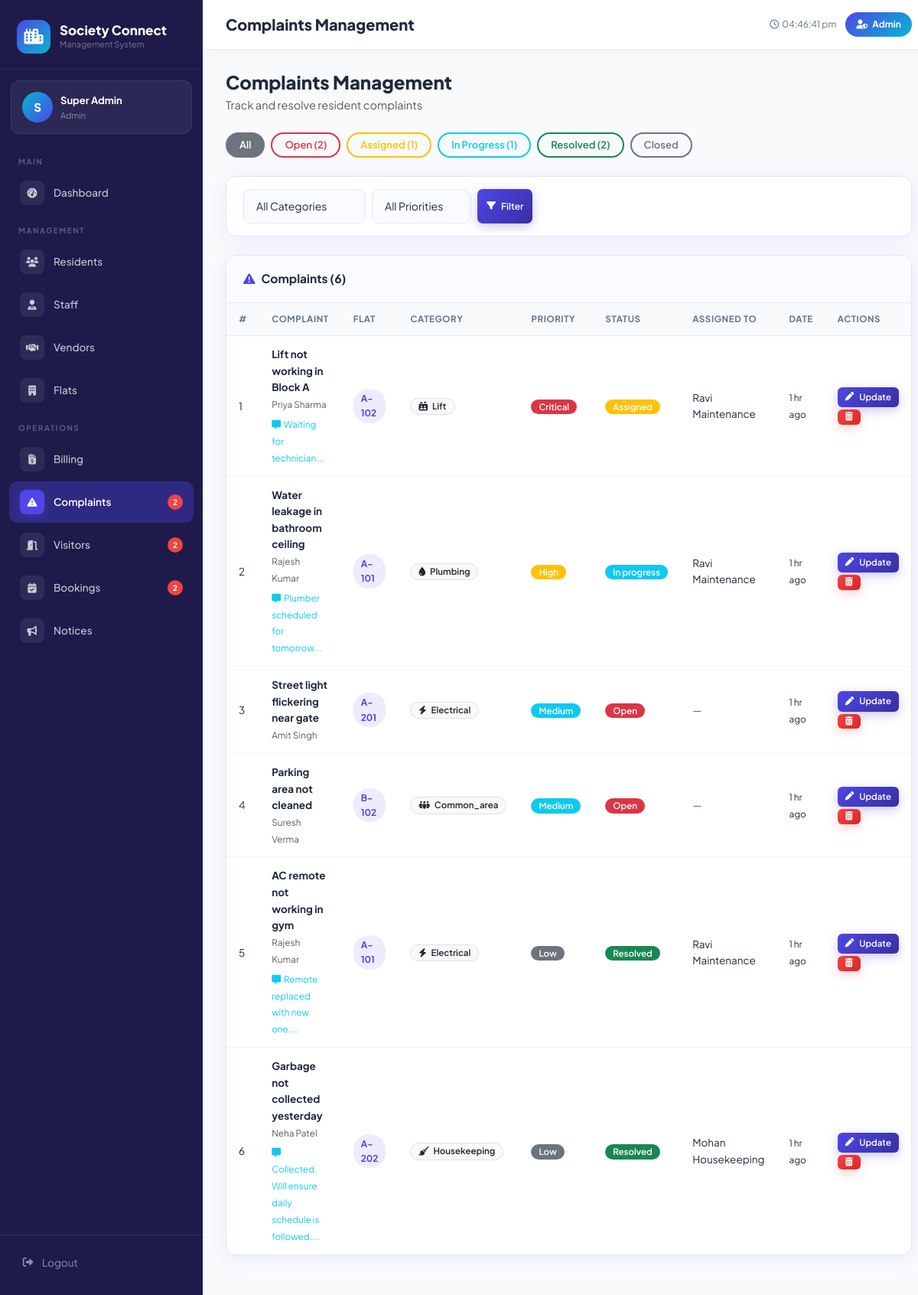
/admin/complaints.php (signed in), run on the app's committed database.
### tables this page shows
CREATE TABLE `complaints` (
  `id`           INT          UNSIGNED AUTO_INCREMENT PRIMARY KEY,
  `resident_id`  INT          UNSIGNED NOT NULL,
  `flat_id`      INT          UNSIGNED NOT NULL,
  `title`        VARCHAR(200) NOT NULL,
  `description`  TEXT         NOT NULL,
  `category`     ENUM('electrical','plumbing','civil','housekeeping','security','lift','common_area','other') DEFAULT 'other',
  `priority`     ENUM('low','medium','high','critical') DEFAULT 'medium',
  `status`       ENUM('open','assigned','in_progress','resolved','closed') DEFAULT 'open',
  `assigned_to`  INT          UNSIGNED DEFAULT NULL,
  `resolved_at`  DATETIME     DEFAULT NULL,
  `remarks`      TEXT         DEFAULT NULL,
  `created_at`   TIMESTAMP    DEFAULT CURRENT_TIMESTAMP,
  `updated_at`   TIMESTAMP    DEFAULT CURRENT_TIMESTAMP ON UPDATE CURRENT_TIMESTAMP,
  FOREIGN KEY (`resident_id`) REFERENCES `residents`(`id`) ON DELETE CASCADE,
  FOREIGN KEY (`flat_id`)     REFERENCES `flats`(`id`)     ON DELETE CASCADE,
  FOREIGN KEY (`assigned_to`) REFERENCES `staff`(`id`)     ON DELETE SET NULL
);

CREATE TABLE `users` (
  `id`          INT          UNSIGNED AUTO_INCREMENT PRIMARY KEY,
  `name`        VARCHAR(100) NOT NULL,
  `email`       VARCHAR(150) NOT NULL UNIQUE,
  `password`    VARCHAR(255) NOT NULL,
  `role`        ENUM('admin','resident','staff') NOT NULL DEFAULT 'resident',
  `phone`       VARCHAR(20)  DEFAULT NULL,
  `avatar`      VARCHAR(255) DEFAULT NULL,
  `status`      ENUM('active','inactive') DEFAULT 'active',
  `last_login`  DATETIME     DEFAULT NULL,
  `created_at`  TIMESTAMP    DEFAULT CURRENT_TIMESTAMP,
  `updated_at`  TIMESTAMP    DEFAULT CURRENT_TIMESTAMP ON UPDATE CURRENT_TIMESTAMP
);

CREATE TABLE `flats` (
  `id`          INT          UNSIGNED AUTO_INCREMENT PRIMARY KEY,
  `flat_no`     VARCHAR(20)  NOT NULL,
  `block`       VARCHAR(10)  NOT NULL,
  `floor`       TINYINT      NOT NULL DEFAULT 0,
  `type`        ENUM('1BHK','2BHK','3BHK','4BHK','Penthouse') DEFAULT '2BHK',
  `area_sqft`   INT          DEFAULT 0,
  `status`      ENUM('occupied','vacant','under_maintenance') DEFAULT 'vacant',
  `created_at`  TIMESTAMP    DEFAULT CURRENT_TIMESTAMP
);

### admin/complaints.php (the view, shortened to what this page needs)
<?php
require_once '../config/db.php';
$db = getDB();
$filterStatus   = $_GET['status']   ?? 'all';
$filterCategory = $_GET['category'] ?? 'all';
$filterPriority = $_GET['priority'] ?? 'all';
$sql    = "SELECT c.*, f.flat_no, u.name as resident_name, s.designation,
                  us.name as staff_name
           FROM complaints c
           JOIN residents r ON c.resident_id = r.id
           JOIN users u ON r.user_id = u.id
           JOIN flats f ON c.flat_id = f.id
           LEFT JOIN staff s ON c.assigned_to = s.id
           LEFT JOIN users us ON s.user_id = us.id";
$params = [];
$sql .= " ORDER BY FIELD(c.priority,'critical','high','medium','low'), c.created_at DESC";
$stmt = $db->prepare($sql);
$stmt->execute($params);
$complaints = $stmt->fetchAll();
$statusCounts = $db->query("SELECT status, COUNT(*) cnt FROM complaints GROUP BY status")->fetchAll(PDO::FETCH_KEY_PAIR);
require_once '../includes/header.php';
?>
<div class="d-flex align-items-center justify-content-between mb-4">
    <div>
        <h4 class="fw-800 mb-1">Complaints Management</h4>
        <p class="text-muted mb-0">Track and resolve resident complaints</p>
    </div>
</div>
<div class="d-flex flex-wrap gap-2 mb-4">
    <?php
    $statusPills = ['all'=>['All','secondary'], 'open'=>['Open','danger'], 'assigned'=>['Assigned','warning'],
                    'in_progress'=>['In Progress','info'], 'resolved'=>['Resolved','success'], 'closed'=>['Closed','secondary']];
    foreach ($statusPills as $val => [$label, $color]): ?>
    <a href="?status=<?= $val ?>&category=<?= $filterCategory ?>&priority=<?= $filterPriority ?>"
       class="badge bg-<?= $filterStatus === $val ? $color : 'light' ?> text-<?= $filterStatus === $val ? 'white' : $color ?>"
       style="font-size:13px;padding:8px 16px;border:2px solid var(--bs-<?= $color ?>);text-decoration:none;">
        <?= $label ?>
        <?php if ($val !== 'all' && isset($statusCounts[$val])): ?>
        (<?= $statusCounts[$val] ?>)
        <?php endif; ?>
    </a>
    <?php endforeach; ?>
</div>
<div class="sc-card mb-4">
    <div class="sc-card-body py-3">
        <form method="GET" class="d-flex flex-wrap gap-2">
            <select name="category" class="form-select form-select-sm" style="width:160px;">
                <option value="all">All Categories</option>
            </select>
            <select name="priority" class="form-select form-select-sm" style="width:130px;">
                <option value="all">All Priorities</option>
            </select>
            <button type="submit" class="btn-sc primary sm"><i class="fa-solid fa-filter"></i> Filter</button>
        </form>
    </div>
</div>
<div class="sc-card">
    <div class="sc-card-header">
        <div class="sc-card-title"><i class="fa-solid fa-triangle-exclamation"></i> Complaints (<?= count($complaints) ?>)</div>
    </div>
    <div class="table-responsive">
        <?php if (empty($complaints)): ?>
        <div class="empty-state">
            <div class="empty-icon"><i class="fa-solid fa-face-smile"></i></div>
            <h5>No Complaints Found</h5>
            <p>No complaints match the selected filters.</p>
        </div>
        <?php else: ?>
        <table class="table-sc">
            <thead>
                <tr><th>#</th><th>Complaint</th><th>Flat</th><th>Category</th><th>Priority</th><th>Status</th><th>Assigned To</th><th>Date</th><th>Actions</th></tr>
            </thead>
            <tbody>
            <?php foreach ($complaints as $i => $c): ?>
            <tr>
                <td><?= $i+1 ?></td>
                <td>
                    <div class="fw-700"><?= e($c['title']) ?></div>
                    <small class="text-muted"><?= e($c['resident_name']) ?></small>
                    <?php if ($c['remarks']): ?>
                    <div class="mt-1"><small class="text-info"><i class="fa-solid fa-message me-1"></i><?= e(substr($c['remarks'],0,60)) ?>...</small></div>
                    <?php endif; ?>
                </td>
                <td><span class="flat-pill"><?= e($c['flat_no']) ?></span></td>
                <td>
                    <span class="badge bg-light text-dark border">
                        <i class="fa-solid fa-<?= categoryIcon($c['category']) ?> me-1"></i>
                        <?= ucfirst($c['category']) ?>
                    </span>
                </td>
                <td><?= statusBadge($c['priority']) ?></td>
                <td><?= statusBadge($c['status']) ?></td>
                <td><?= $c['staff_name'] ? e($c['staff_name']) : '<span class="text-muted">—</span>' ?></td>
                <td><small><?= timeAgo($c['created_at']) ?></small></td>
                <td>
                    <button class="btn-sc primary xs" data-bs-toggle="modal"
                            data-bs-target="#updateModal"
                            data-id="<?= $c['id'] ?>"
                            data-status="<?= e($c['status']) ?>"
                            data-assign="<?= (int)$c['assigned_to'] ?>"
                            data-remarks="<?= e($c['remarks'] ?? '') ?>">
                        <i class="fa-solid fa-pen"></i> Update
                    </button>
                    <a href="?delete=<?= $c['id'] ?>&status=<?= $filterStatus ?>"
                       class="btn-sc danger xs" data-confirm="Delete this complaint?">
                        <i class="fa-solid fa-trash-can"></i>
                    </a>
                </td>
            </tr>
            <?php endforeach; ?>
            </tbody>
        </table>
        <?php endif; ?>
    </div>
</div>
<?php require_once '../includes/footer.php'; ?>

### config/db.php (shortened to what this page needs)
<?php
function e(mixed $val): string {
    return htmlspecialchars((string)$val, ENT_QUOTES, 'UTF-8');
}
function statusBadge(string $status, string $type = 'general'): string {
    $map = [
        'paid'        => 'success',
        'pending'     => 'warning',
        'overdue'     => 'danger',
        'waived'      => 'secondary',
        'open'        => 'danger',
        'assigned'    => 'warning',
        'in_progress' => 'info',
        'resolved'    => 'success',
        'closed'      => 'secondary',
        'approved'    => 'success',
        'rejected'    => 'danger',
        'cancelled'   => 'secondary',
        'completed'   => 'primary',
        'inside'      => 'success',
        'exited'      => 'secondary',
        'pre_approved'=> 'info',
        'active'      => 'success',
        'inactive'    => 'secondary',
        'available'   => 'success',
        'maintenance' => 'warning',
        'closed'      => 'danger',
        'occupied'    => 'primary',
        'vacant'      => 'success',
        'under_maintenance' => 'warning',
        'low'         => 'secondary',
        'medium'      => 'info',
        'high'        => 'warning',
        'critical'    => 'danger',
    ];
    $cls   = $map[$status] ?? 'secondary';
    $label = ucfirst(str_replace('_', ' ', $status));
    return "<span class=\"badge bg-{$cls}\">{$label}</span>";
}
function categoryIcon(string $cat): string {
    $icons = [
        'electrical'  => 'bolt',
        'plumbing'    => 'droplet',
        'civil'       => 'hammer',
        'housekeeping'=> 'broom',
        'security'    => 'shield-halved',
        'lift'        => 'elevator',
        'common_area' => 'people-group',
        'other'       => 'circle-dot',
        'general'     => 'bullhorn',
        'urgent'      => 'triangle-exclamation',
        'event'       => 'calendar-star',
        'finance'     => 'indian-rupee-sign',
    ];
    return $icons[$cat] ?? 'circle-dot';
}
function timeAgo(string $datetime): string {
    $time = strtotime($datetime);
    $diff = time() - $time;
    if ($diff < 86400)  return floor($diff / 3600)  . ' hr ago';
    return date('d M Y', $time);
}

### assets/css/style.css (style rules this page uses)
:root { --primary: #4F46E5; --primary-light: #818CF8; --primary-dark: #3730A3; --secondary: #06B6D4; --secondary-light:#67E8F9; --accent: #F59E0B; --success: #10B981; --danger: #EF4444; --warning: #F59E0B; --info: #06B6D4; --bg: #F8FAFC; --card-bg: #FFFFFF; --sidebar-bg: #1E1B4B; --sidebar-text: rgba(255,255,255,0.75); --sidebar-active: rgba(255,255,255,0.15); --border: #E2E8F0; --text: #1E293B; --text-muted: #64748B; --shadow: 0 4px 24px rgba(79,70,229,0.08); --shadow-lg: 0 8px 40px rgba(79,70,229,0.15); --radius: 14px; --radius-sm: 8px; --radius-lg: 20px; --sidebar-w: 265px; --font: 'Plus Jakarta Sans', sans-serif; --font-alt: 'Space Grotesk', sans-serif; }
*, *::before, *::after { margin: 0; padding: 0; box-sizing: border-box; }
html { scroll-behavior: smooth; }
body { font-family: var(--font); background: var(--bg); color: var(--text); font-size: 14.5px; line-height: 1.6; -webkit-font-smoothing: antialiased; }
.form-control, .form-select { border: 1.5px solid var(--border); border-radius: 10px; padding: 11px 16px; font-size: 14px; font-family: var(--font); color: var(--text); background: #FAFBFF; transition: all 0.25s; }
.sc-card { background: white; border-radius: var(--radius); box-shadow: var(--shadow); border: 1px solid var(--border); overflow: hidden; margin-bottom: 24px; }
.sc-card-header { padding: 18px 22px; border-bottom: 1px solid var(--border); display: flex; align-items: center; justify-content: space-between; background: #FAFBFF; }
.sc-card-title { font-size: 15.5px; font-weight: 700; color: var(--text); display: flex; align-items: center; gap: 8px; }
.sc-card-title i { color: var(--primary); }
.sc-card-body { padding: 22px; }
.table-sc { width: 100%; border-collapse: collapse; font-size: 13.5px; }
.table-sc thead th { background: #F8FAFC; padding: 12px 16px; text-align: left; font-size: 11.5px; font-weight: 700; color: var(--text-muted); text-transform: uppercase; letter-spacing: 0.6px; border-bottom: 1px solid var(--border); white-space: nowrap; }
.table-sc tbody td { padding: 13px 16px; border-bottom: 1px solid #F1F5F9; color: var(--text); vertical-align: middle; }
.table-sc tbody tr:last-child td { border-bottom: none; }
.btn-sc { display: inline-flex; align-items: center; gap: 7px; padding: 9px 18px; border-radius: 10px; font-size: 13.5px; font-weight: 600; border: none; cursor: pointer; text-decoration: none; transition: all 0.2s; white-space: nowrap; }
.btn-sc.primary { background: linear-gradient(135deg, var(--primary), var(--primary-dark)); color: white; box-shadow: 0 4px 14px rgba(79,70,229,0.3); }
.btn-sc.danger { background: linear-gradient(135deg, var(--danger), #DC2626); color: white; box-shadow: 0 4px 14px rgba(239,68,68,0.25); }
.btn-sc.sm { padding: 6px 12px; font-size: 12px; border-radius: 7px; }
.btn-sc.xs { padding: 4px 10px; font-size: 11.5px; border-radius: 6px; }
.badge { font-size: 11.5px; font-weight: 600; padding: 4px 10px; border-radius: 20px; }
.fw-700 { font-weight: 700 !important; }
.fw-800 { font-weight: 800 !important; }
.flat-pill { display: inline-flex; align-items: center; background: rgba(79,70,229,0.1); color: var(--primary); font-weight: 700; font-size: 12px; padding: 3px 10px; border-radius: 20px; }

### data on the page
complaints: assigned_to "1", title "Lift not working in Block A", users.name "Priya Sharma", remarks "Waiting for technician", flat.flat_no "A-102", category "Lift", priority "Critical Assigned", users.name "Ravi Maintenance", created_at "1 hr ago"
complaints: title "Water leakage in bathroom ceiling", users.name "Rajesh Kumar", remarks "Plumber scheduled for tomorrow", flat.flat_no "A-101", category "Plumbing", priority "High In progress", users.name "Ravi Maintenance", created_at "1 hr ago"
complaints: title "Street light flickering near gate", users.name "Amit Singh", flat.flat_no "A-201", category "Electrical", priority "Medium Open", created_at "1 hr ago"
complaints: title "Parking area not cleaned", users.name "Suresh Verma", flat.flat_no "B-102", category "Common_area", priority "Medium Open", created_at "1 hr ago"
complaints: title "AC remote not working in gym", users.name "Rajesh Kumar", remarks "Remote replaced with new one.", flat.flat_no "A-101", category "Electrical", priority "Low Resolved", users.name "Ravi Maintenance", created_at "1 hr ago"
complaints: title "Garbage not collected yesterday", users.name "Neha Patel", remarks "Collected. Will ensure daily schedule is followed.", flat.flat_no "A-202", category "Housekeeping", priority "Low Resolved", users.name "Mohan Housekeeping", created_at "1 hr ago"

### other printed values
$userInitial "S"
$userName "Super Admin"
$userRole "Admin"
$section "MAIN"
$item['label'] "Dashboard"
$section "MANAGEMENT"
$item['label'] "Residents"
$item['label'] "Staff"
$item['label'] "Vendors"
$item['label'] "Flats"
$section "OPERATIONS"
$item['label'] "Billing"
$item['label'] "Complaints"
$item['badge'] "2"
$item['label'] "Visitors"
